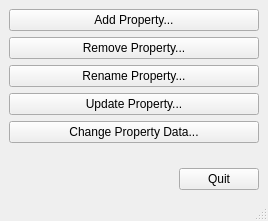
<?xml version="1.0" encoding="UTF-8"?>
<ui version="4.0">
 <class>PropertyManagement</class>
 <widget class="QMainWindow" name="PropertyManagement">
  <property name="geometry">
   <rect>
    <x>0</x>
    <y>0</y>
    <width>268</width>
    <height>221</height>
   </rect>
  </property>
  <property name="windowTitle">
   <string>Property Management</string>
  </property>
  <widget class="QWidget" name="centralwidget">
   <layout class="QGridLayout" name="gridLayout">
    <item row="0" column="0">
     <layout class="QVBoxLayout" name="verticalLayout_2">
      <item>
       <layout class="QVBoxLayout" name="verticalLayout">
        <item>
         <widget class="QPushButton" name="addPropertyPushButton">
          <property name="text">
           <string>Add Property...</string>
          </property>
         </widget>
        </item>
        <item>
         <widget class="QPushButton" name="removePropertyPushButton">
          <property name="text">
           <string>Remove Property...</string>
          </property>
         </widget>
        </item>
        <item>
         <widget class="QPushButton" name="renamePropertyPushButton">
          <property name="text">
           <string>Rename Property...</string>
          </property>
         </widget>
        </item>
        <item>
         <widget class="QPushButton" name="updatePropertyPushButton">
          <property name="text">
           <string>Update Property...</string>
          </property>
         </widget>
        </item>
        <item>
         <widget class="QPushButton" name="changePropertyDataPushButton">
          <property name="text">
           <string>Change Property Data...</string>
          </property>
         </widget>
        </item>
       </layout>
      </item>
      <item>
       <spacer name="verticalSpacer">
        <property name="orientation">
         <enum>Qt::Vertical</enum>
        </property>
        <property name="sizeHint" stdset="0">
         <size>
          <width>20</width>
          <height>18</height>
         </size>
        </property>
       </spacer>
      </item>
      <item>
       <layout class="QHBoxLayout" name="horizontalLayout">
        <item>
         <spacer name="horizontalSpacer">
          <property name="orientation">
           <enum>Qt::Horizontal</enum>
          </property>
          <property name="sizeHint" stdset="0">
           <size>
            <width>40</width>
            <height>20</height>
           </size>
          </property>
         </spacer>
        </item>
        <item>
         <widget class="QPushButton" name="quitPushButton">
          <property name="text">
           <string>Quit</string>
          </property>
         </widget>
        </item>
       </layout>
      </item>
     </layout>
    </item>
   </layout>
  </widget>
  <widget class="QStatusBar" name="statusbar"/>
 </widget>
 <resources/>
 <connections/>
</ui>
